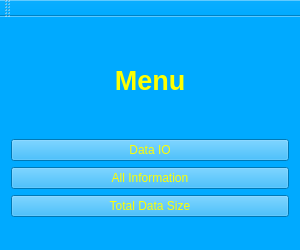
<?xml version="1.0" encoding="UTF-8"?>
<ui version="4.0">
 <class>IntTypeStack</class>
 <widget class="QMainWindow" name="IntTypeStack">
  <property name="geometry">
   <rect>
    <x>0</x>
    <y>0</y>
    <width>300</width>
    <height>250</height>
   </rect>
  </property>
  <property name="windowTitle">
   <string>IntTypeStack</string>
  </property>
  <property name="styleSheet">
   <string notr="true">background-color: rgb(0, 170, 255);
color: rgb(255, 255, 0);</string>
  </property>
  <widget class="QWidget" name="centralWidget">
   <layout class="QGridLayout" name="gridLayout">
    <item row="0" column="0">
     <widget class="QLabel" name="label">
      <property name="styleSheet">
       <string notr="true"/>
      </property>
      <property name="text">
       <string>&lt;html&gt;&lt;head/&gt;&lt;body&gt;&lt;p align=&quot;center&quot;&gt;&lt;span style=&quot; font-size:20pt; font-weight:600;&quot;&gt;Menu&lt;/span&gt;&lt;/p&gt;&lt;/body&gt;&lt;/html&gt;</string>
      </property>
     </widget>
    </item>
    <item row="1" column="0">
     <widget class="QPushButton" name="pushButton_dataIO">
      <property name="text">
       <string>Data IO</string>
      </property>
     </widget>
    </item>
    <item row="2" column="0">
     <widget class="QPushButton" name="pushButton_allInfo">
      <property name="text">
       <string>All Information</string>
      </property>
     </widget>
    </item>
    <item row="3" column="0">
     <widget class="QPushButton" name="pushButton_totalDataSize">
      <property name="text">
       <string>Total Data Size</string>
      </property>
     </widget>
    </item>
   </layout>
  </widget>
  <widget class="QMenuBar" name="menuBar">
   <property name="geometry">
    <rect>
     <x>0</x>
     <y>0</y>
     <width>300</width>
     <height>26</height>
    </rect>
   </property>
  </widget>
  <widget class="QToolBar" name="mainToolBar">
   <attribute name="toolBarArea">
    <enum>TopToolBarArea</enum>
   </attribute>
   <attribute name="toolBarBreak">
    <bool>false</bool>
   </attribute>
  </widget>
  <widget class="QStatusBar" name="statusBar"/>
 </widget>
 <layoutdefault spacing="6" margin="11"/>
 <resources>
  <include location="IntTypeStack.qrc"/>
 </resources>
 <connections/>
</ui>
